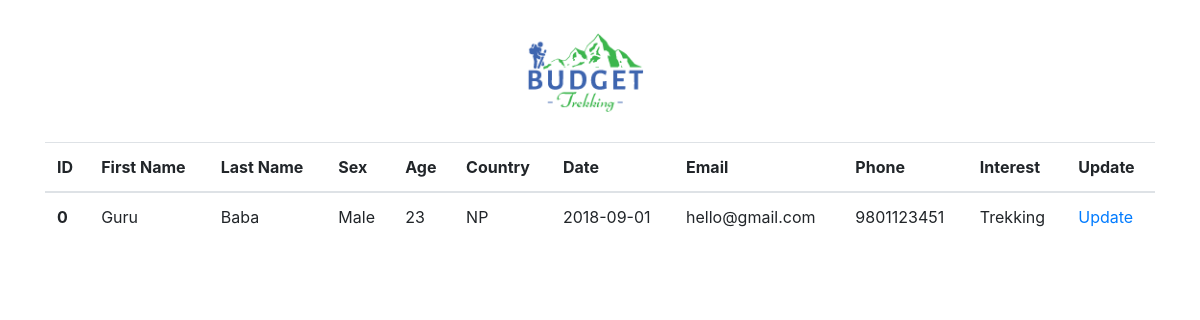
Before: /listing.php (signed in) with the older database file.
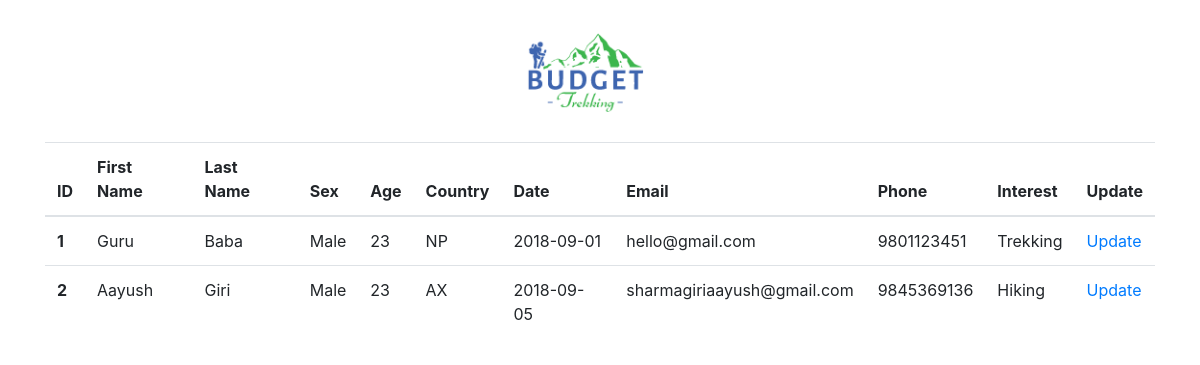
After: the same page with the newer database file.
### tables this page shows
CREATE TABLE `customers` (
  `id` int(11) NOT NULL,
  `fname` varchar(50) NOT NULL,
  `lname` varchar(50) NOT NULL,
  `sex` varchar(5) NOT NULL,
  `age` int(11) NOT NULL,
  `country` varchar(50) NOT NULL,
  `date` date NOT NULL,
  `email` varchar(100) NOT NULL,
  `phone` varchar(20) NOT NULL,
  `interest` varchar(100) NOT NULL
);

### listing.php (the view, shortened to what this page needs)
<?php
include_once "connection.php";
$query = "SELECT * FROM customers";
$result=mysqli_query($conn,$query);
?>
<!DOCTYPE html>
<html>
<head>
    <link rel="stylesheet" href="https://stackpath.bootstrapcdn.com/bootstrap/4.1.3/css/bootstrap.min.css">
</head>
<body>
    <div class="container">
        <div class="row">
            <div class="col-md-4 offset-md-4" >
                    <a href="index.php"><img src="budget_logo.png" alt="Logo of Budget Trekking" width="120px" style="margin: 30px 30px 30px 100px;"></a>
            </div>
        <div class="col-md-12">
            <table class="table table-hover">
              <thead>
                <tr>
                  <th scope="col">ID</th>
                  <th scope="col">First Name</th>
                  <th scope="col">Last Name</th>
                  <th scope="col">Sex</th>
                  <th scope="col">Age</th>
                  <th scope="col">Country</th>
                  <th scope="col">Date</th>
                  <th scope="col">Email</th>
                  <th scope="col">Phone</th>
                  <th scope="col">Interest</th>
                  <th scope="col">Update</th>
                </tr>
              </thead>
              <tbody>
                <?php
                    if ($result->num_rows>0){
                        while($row=mysqli_fetch_array($result))
                        {
                    ?>
                <tr>
                  <th scope="row"><?php echo($row['id']); ?></th>
                  <td><?php echo($row['fname']); ?></td>
                  <td><?php echo($row['lname']); ?></td>
                  <td><?php echo($row['sex']); ?></td>
                  <td><?php echo($row['age']); ?></td>
                  <td><?php echo($row['country']); ?></td>
                  <td><?php echo($row['date']); ?></td>
                  <td><?php echo($row['email']); ?></td>
                  <td><?php echo($row['phone']); ?></td>
                  <td><?php echo($row['interest']); ?></td>
                  <td><?php echo "<a href='updatecustomer.php?pid=".$row['id']."'>Update</a>";?></td>
                </tr>
                <?php
            }
        }
        ?>
              </tbody>
            </table>
        </div>
</body>
</html>

Changed rows visible on the page:
removed customers: id "0", fname "Guru", lname "Baba", sex "Male", age "23", country "NP", date "2018-09-01", email "hello@gmail.com", phone "9801123451", interest "Trekking"
added customers: id "1", fname "Guru", lname "Baba", sex "Male", age "23", country "NP", date "2018-09-01", email "hello@gmail.com", phone "9801123451", interest "Trekking"
added customers: id "2", fname "Aayush", lname "Giri", sex "Male", age "23", country "AX", date "2018-09-05", email "sharmagiriaayush@gmail.com", phone "9845369136", interest "Hiking"
